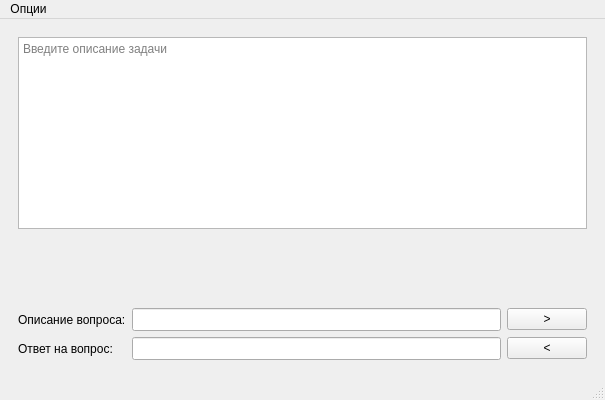
<?xml version="1.0" encoding="UTF-8"?>
<ui version="4.0">
 <class>MainWindow</class>
 <widget class="QMainWindow" name="MainWindow">
  <property name="geometry">
   <rect>
    <x>0</x>
    <y>0</y>
    <width>605</width>
    <height>400</height>
   </rect>
  </property>
  <property name="sizePolicy">
   <sizepolicy hsizetype="MinimumExpanding" vsizetype="MinimumExpanding">
    <horstretch>0</horstretch>
    <verstretch>0</verstretch>
   </sizepolicy>
  </property>
  <property name="minimumSize">
   <size>
    <width>600</width>
    <height>400</height>
   </size>
  </property>
  <property name="windowTitle">
   <string>Редактор тестов - задача   из </string>
  </property>
  <widget class="QWidget" name="centralwidget">
   <layout class="QVBoxLayout" name="verticalLayout">
    <item>
     <widget class="QWidget" name="widget" native="true">
      <layout class="QVBoxLayout" name="verticalLayout_2">
       <item>
        <widget class="QTextEdit" name="desc_edit">
         <property name="documentTitle">
          <string/>
         </property>
         <property name="undoRedoEnabled">
          <bool>true</bool>
         </property>
         <property name="html">
          <string>&lt;!DOCTYPE HTML PUBLIC &quot;-//W3C//DTD HTML 4.0//EN&quot; &quot;http://www.w3.org/TR/REC-html40/strict.dtd&quot;&gt;
&lt;html&gt;&lt;head&gt;&lt;meta name=&quot;qrichtext&quot; content=&quot;1&quot; /&gt;&lt;style type=&quot;text/css&quot;&gt;
p, li { white-space: pre-wrap; }
&lt;/style&gt;&lt;/head&gt;&lt;body style=&quot; font-family:'MS Shell Dlg 2'; font-size:8.25pt; font-weight:400; font-style:normal;&quot;&gt;
&lt;p style=&quot;-qt-paragraph-type:empty; margin-top:0px; margin-bottom:0px; margin-left:0px; margin-right:0px; -qt-block-indent:0; text-indent:0px;&quot;&gt;&lt;br /&gt;&lt;/p&gt;&lt;/body&gt;&lt;/html&gt;</string>
         </property>
         <property name="acceptRichText">
          <bool>false</bool>
         </property>
         <property name="placeholderText">
          <string>Введите описание задачи</string>
         </property>
        </widget>
       </item>
       <item>
        <spacer name="verticalSpacer">
         <property name="orientation">
          <enum>Qt::Vertical</enum>
         </property>
         <property name="sizeHint" stdset="0">
          <size>
           <width>20</width>
           <height>40</height>
          </size>
         </property>
        </spacer>
       </item>
       <item>
        <layout class="QGridLayout" name="gridLayout">
         <item row="0" column="2">
          <widget class="QPushButton" name="forward_btn">
           <property name="text">
            <string>&gt;</string>
           </property>
          </widget>
         </item>
         <item row="1" column="2">
          <widget class="QPushButton" name="back_btn">
           <property name="text">
            <string>&lt;</string>
           </property>
          </widget>
         </item>
         <item row="1" column="1">
          <widget class="QLineEdit" name="q_line">
           <property name="font">
            <font>
             <pointsize>10</pointsize>
            </font>
           </property>
          </widget>
         </item>
         <item row="0" column="1">
          <widget class="QLineEdit" name="qd_line">
           <property name="font">
            <font>
             <pointsize>10</pointsize>
            </font>
           </property>
          </widget>
         </item>
         <item row="0" column="0">
          <widget class="QLabel" name="label">
           <property name="text">
            <string>Описание вопроса:</string>
           </property>
          </widget>
         </item>
         <item row="1" column="0">
          <widget class="QLabel" name="label_2">
           <property name="text">
            <string>Ответ на вопрос:</string>
           </property>
          </widget>
         </item>
        </layout>
       </item>
      </layout>
     </widget>
    </item>
   </layout>
  </widget>
  <widget class="QMenuBar" name="menubar">
   <property name="geometry">
    <rect>
     <x>0</x>
     <y>0</y>
     <width>605</width>
     <height>21</height>
    </rect>
   </property>
   <widget class="QMenu" name="menu">
    <property name="title">
     <string>Опции</string>
    </property>
    <widget class="QMenu" name="menu_2">
     <property name="title">
      <string>Новая задача</string>
     </property>
     <addaction name="create_multi"/>
     <addaction name="create_single"/>
    </widget>
    <addaction name="menu_2"/>
    <addaction name="delete_action"/>
    <addaction name="separator"/>
    <addaction name="save_action"/>
    <addaction name="separator"/>
    <addaction name="exit_action"/>
   </widget>
   <addaction name="menu"/>
  </widget>
  <widget class="QStatusBar" name="statusbar"/>
  <action name="delete_action">
   <property name="text">
    <string>Удалить задачу</string>
   </property>
   <property name="shortcut">
    <string>Ctrl+D</string>
   </property>
  </action>
  <action name="exit_action">
   <property name="text">
    <string>Выйти из редактора</string>
   </property>
  </action>
  <action name="create_multi">
   <property name="text">
    <string>Несколько ответов</string>
   </property>
  </action>
  <action name="create_single">
   <property name="text">
    <string>Один ответ</string>
   </property>
  </action>
  <action name="save_action">
   <property name="text">
    <string>Сохранить</string>
   </property>
   <property name="shortcut">
    <string>Ctrl+S</string>
   </property>
  </action>
 </widget>
 <resources/>
 <connections/>
</ui>
